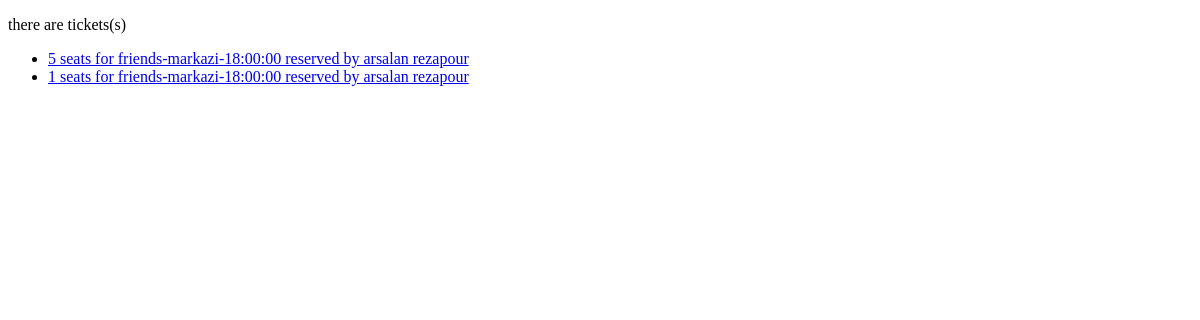
Page /ticketing/ticket/list/ (signed in) on the earlier database version.
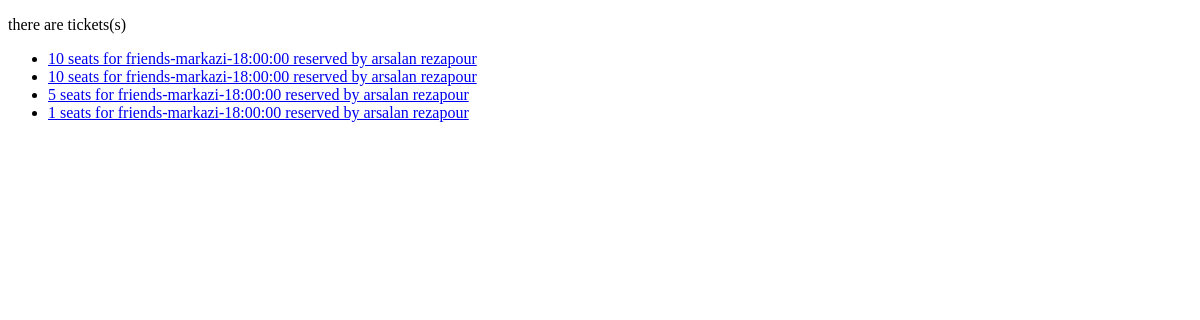
Same page on the later database version.
### ticketing/models.py (models this page shows, shortened)
class Ticket(models.Model):
	sans = models.ForeignKey('ShowTime', on_delete=models.CASCADE)
	costumer = models.ForeignKey('accounts.Profile', on_delete=models.CASCADE)
	seat_count = models.IntegerField(max_length=10)
	order_time = models.DateTimeField(auto_now_add=True)
	def __str__(self):
		return "{} seats for {} reserved by {}".format(self.seat_count, self.sans, self.costumer)

class ShowTime(models.Model):
    cinema = models.ForeignKey('Cinema', on_delete=models.PROTECT)
    movie = models.ForeignKey('Movie', on_delete=models.PROTECT)
    startTime = models.TimeField()
    startDate = models.DateField()
    price = models.IntegerField()
    saleableSeats = models.IntegerField()
    freeSeats = models.IntegerField()
    SALE_NOT_STARTED = 1
    SALE_OPEN = 2
    TICKETS_SOLD = 3
    SALE_CLOSED = 4
    MOVIE_PLAYED = 5
    SHOW_CANCELED = 6
    statusChoices = (
        (1, "SALE_NOT_STARTED_YET"),
        (2, "SALE_OPEN"),
        (3, "TICKETS_SOLD"),
        (4, "SALE_CLOSED"),
        (5, "MOVIE_PLAYED"),
        (6, "SHOW_CANCELED")
    )
    status = models.IntegerField(choices=statusChoices)
    def __str__(self):
        return "{}-{}-{}".format(self.movie, self.cinema, self.startTime)

class Movie(models.Model):
    name = models.CharField(max_length=100)
    director = models.CharField(max_length=100)
    length = models.IntegerField()
    year = models.IntegerField()
    description = models.TextField()
    poster = models.ImageField(upload_to='movie_posters/')
    def __str__(self):
        return self.name

class Cinema(models.Model):
    name = models.CharField(max_length=20)
    address = models.TextField()
    capacity = models.IntegerField()
    phoneNumber = models.IntegerField()
    def __str__(self):
        return self.name

### accounts/models.py (models this page shows, shortened)
class Profile(models.Model):
    user = models.OneToOneField(User, on_delete=models.CASCADE)
    mobile = models.CharField(max_length=11)
    male = 1
    female = 2
    Gender_choices = ((1, 'male'), (2, 'female'))
    gender = models.IntegerField(choices=Gender_choices, null=True, blank=True)
    address = models.TextField()
    balance = models.IntegerField()
    def __str__(self):
        return self.user.get_full_name()

### ticketing/views.py (the view)
# urls.py: path('ticket/list/', views.ticket_list, name='ticket_list'),
@login_required
def ticket_list(request):
    tickets = Ticket.objects.filter(costumer=request.user.profile).order_by('-order_time')
    context = { 'tickets' : tickets }
    return render(request, 'ticketing/ticket_list.html', context)

### ticketing/templates/ticketing/ticket_list.html (shortened to what this page needs)
{% extends "ticketing/base_page.html" %}
{% block main_content %}
{% if tickets %}
<p> there are {{tickets.length}} tickets(s)</p>
    <ul>
    {% for ticket in tickets %}
        <li>
        <a href="{% url "ticketing:ticket_details" ticket_id=ticket.id %}">
            {{ ticket }}
        </a>
        </li>
    {% endfor %}
    </ul>
{% endif %}
{% endblock %}

### ticketing/templates/ticketing/base_page.html (shortened to what this page needs)
<!DOCTYPE html>
<html lang="en">
<head>
</head>
<body>
  {% block main_content %}
  {% endblock %}
</body>
</html>

Differences in the rows shown:
added Ticket: seat_count+sans+costumer "10 seats for friends-markazi-18:00:00 reserved by arsalan rezapour"
added Ticket: seat_count+sans+costumer "10 seats for friends-markazi-18:00:00 reserved by arsalan rezapour"
